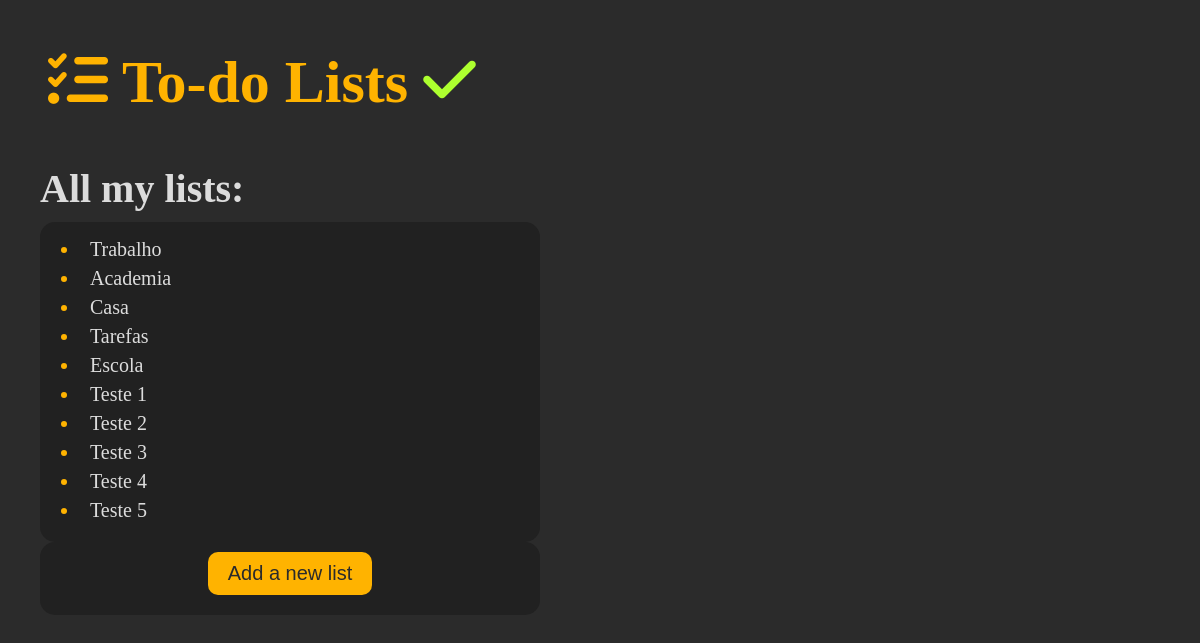
The page / on the database its author committed.
### todoAPP/models.py (models this page shows, shortened)
class ToDoList(models.Model):
    title = models.CharField(max_length=100, unique=True)

### todoAPP/views.py (the view)
# urls.py: path("", views.ListListView.as_view(), name="index"),
class ListListView(ListView):
    model = ToDoList
    template_name = "todoAPP/pages/index.html"

### todoAPP/templates/todoAPP/pages/index.html
{% extends "todoAPP/pages/base.html" %}
{% block content %}
<div class="main-content container">
    {% if object_list %}
    <h3 class="sub-title">All my lists:</h3>
    {% endif %}
    <div class="table-container">
        <ul class="">
            {% for todolist in object_list %}
            <li>
                <div
                    role="button"
                    onclick="location.href='{% url "list" todolist.id %}'">
                    {{ todolist.title }}
                </div>
            </li>
            {% empty %}
            <h4>You have no lists!</h4>
            {% endfor %}
        </ul>
        </div>
        <div class="table-container">
            <p >
                <input class="table-container-button sub-title-list"
                    value="Add a new list"
                    type="button"
                    onclick="location.href='{% url "list-add" %}'"/>
            </p>
        </div>
</div>
{% endblock %}

### base_static/global/css/styles.css (style rules this page uses)
* { margin: 0; padding: 0; box-sizing: border-box; }
html { font-size: 62.5%; }
body { background: #2B2B2B; color: #DCDCDC; font-size: 1.6rem; }
.sub-title { font-size: 4rem; margin-bottom: 2rem; }
.container { max-width: 137rem; margin: 0 auto; padding: 2rem; }
ul, ol { padding-left: 40px; }
ul { margin-right: 60%; }
.table-container, .form-container { background: #212121; max-width: 50rem; padding-top: 1rem; padding-bottom: 2rem; font-size: 2rem; border-radius: 1.5rem; }
.table-container li { margin: 0.5rem 0rem 0rem 0rem; }
.table-container p { max-width: 50rem; text-align: center; }
.table-container-button, .form-container input[type=submit], .form-container input[type=button] { color: #2B2B2B; background: #FFB300; font-size: 2rem; border: none; border-radius: 1rem; padding: 1rem 2rem 1rem 2rem; }
::marker { color: #FFB300; }
.table-container ul li { padding-left: 1rem; padding-top: 0.1rem; }
div h3 { font-size: 4rem; }
.main-content-container h3 { margin-bottom: 1rem; }

### rows shown on the page
ToDoList: title "Trabalho"
ToDoList: title "Academia"
ToDoList: title "Casa"
ToDoList: title "Tarefas"
ToDoList: title "Escola"
ToDoList: title "Teste 1"
ToDoList: title "Teste 2"
ToDoList: title "Teste 3"
ToDoList: title "Teste 4"
ToDoList: title "Teste 5"
